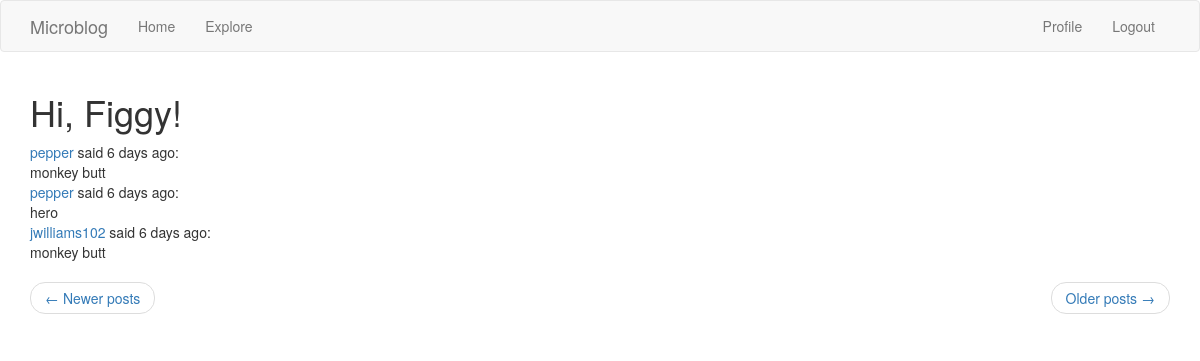
Page /explore?page=4 (signed in) on the committed database.
### flask_app/models.py (models this page shows, shortened)
class User(UserMixin, db.Model):
    id = db.Column(db.Integer, primary_key=True)
    username = db.Column(db.String(64), index=True, unique=True)
    email = db.Column(db.String(120), index=True, unique=True)
    password_hash = db.Column(db.String(128))
    posts = db.relationship('Post', backref='author', lazy='dynamic')
    about_me = db.Column(db.String(140))
    last_seen = db.Column(db.DateTime, default=datetime.utcnow)
    followed = db.relationship(
        'User', secondary=followers,
        primaryjoin=(followers.c.follower_id == id),
        secondaryjoin=(followers.c.followed_id == id),
        backref=db.backref('followers', lazy='dynamic'), lazy='dynamic')

class Post(db.Model):
    id = db.Column(db.Integer, primary_key= True)
    body = db.Column(db.String(140))
    created_at = db.Column(db.DateTime, index = True, default = datetime.utcnow)
    user_id = db.Column(db.Integer, db.ForeignKey('user.id'))
    __searchable__ = ['body']

### flask_app/main/routes.py (the view)
@bp.route('/explore')
def explore():
    page = request.args.get('page', 1, type=int)
    posts = Post.query.order_by(Post.created_at.desc()).paginate(
        page, current_app.config['POSTS_PER_PAGE'], False)
    next_url = url_for('main.explore', page=posts.next_num) \
        if posts.has_next else None
    prev_url = url_for('main.explore', page=posts.prev_num) \
        if posts.has_prev else None
    return render_template('index.html', title='Explore',
                           posts=posts.items, next_url=next_url,
                           prev_url=prev_url)

### flask_app/main/routes.py (called while the page is built)
@bp.before_app_request
def before_request():
    if current_user.is_authenticated:
        current_user.last_seen = datetime.utcnow()
        db.session.commit()

### flask_app/models.py (called while the page is built)
@login.user_loader
def load_user(id):
    return User.query.get(int(id))

    @classmethod
    def before_commit(cls, session):
        session._changes = {
            'add': list(session.new),
            'update': list(session.dirty),
            'delete': list(session.deleted)
        }

    @classmethod
    def after_commit(cls, session):
        for obj in session._changes['add']:
            if isinstance(obj, SearchableMixin):
                add_to_index(obj.__tablename__, obj)
        for obj in session._changes['update']:
            if isinstance(obj, SearchableMixin):
                add_to_index(obj.__tablename__, obj)
        for obj in session._changes['delete']:
            if isinstance(obj, SearchableMixin):
                remove_from_index(obj.__tablename__, obj)
        session._changes = None

### flask_app/templates/index.html (shortened to what this page needs)
  {% extends "base.html" %}
{% import 'bootstrap/wtf.html' as wtf %}
{% block app_content %}
    <h1>Hi, {{ current_user.username }}!</h1>
    {% for post in posts %}
        {% include '_post.html' %}
    {% endfor %}
    <nav aria-label="...">
        <ul class="pager">
            <li class="previous{% if not prev_url %} disabled{% endif %}">
                <a href="{{ prev_url or '#' }}">
                    <span aria-hidden="true">&larr;</span> Newer posts
                </a>
            </li>
            <li class="next{% if not next_url %} disabled{% endif %}">
                <a href="{{ next_url or '#' }}">
                    Older posts <span aria-hidden="true">&rarr;</span>
                </a>
            </li>
        </ul>
    </nav>
{% endblock %}

### flask_app/templates/_post.html
<table>
    <tr valign="top">
        <td>
            <a href="{{ url_for('main.user', username=post.author.username) }}">
                {{ post.author.username }}
            </a>
            said {{ moment(post.created_at).fromNow() }}:
            <br>{{ post.body }}
        </td>
    </tr>
</table>

### rows in the picture
User: username "Figgy"
Post: author.username "pepper", created_at "6 days ago", body "monkey butt"
Post: author.username "pepper", created_at "6 days ago", body "hero"
Post: author.username "jwilliams102", created_at "6 days ago", body "monkey butt"
